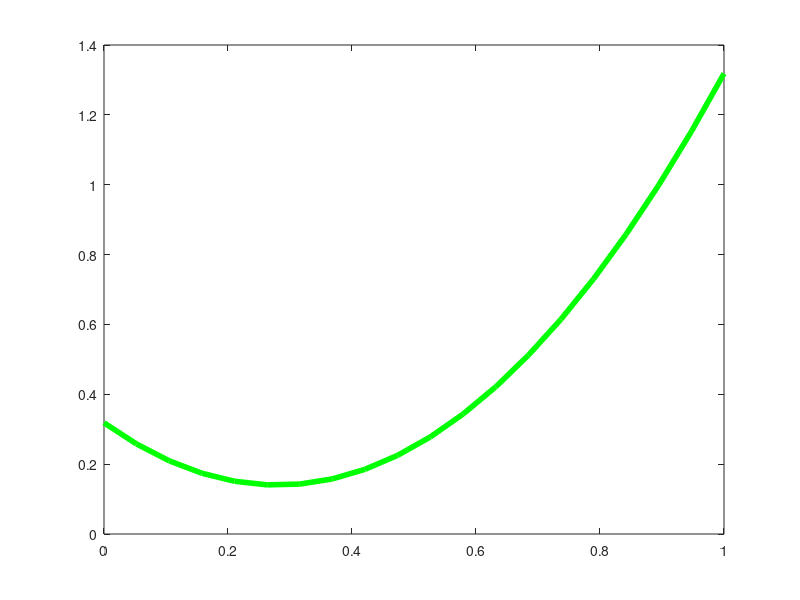

Write the MATLAB code that produced this figure. (Note: this script raises an error after producing the figure.)
clear;
close;
clc;


function plot_point(Q,str,offset)
plot(Q(1),Q(2),'ro')
text(Q(1)-offset(1),Q(2)-offset(2), str)
endfunction

function A = f(x)
A = x.^2 + (1-2*x).^2/pi;
endfunction

x = linspace(0,1,20);

plot(x,f(x),'g','LineWidth',4)
hold on

x = 2/(pi+4);

P = [x f(x)];

r = (1 - 2*x)/pi

plot_point(P,'P',[0 -0.1],'LineWidth',4)
hold off
xlabel('x')
ylabel('A')
legend('','minimum')

print ('ee16b1039.eps', '-color')
